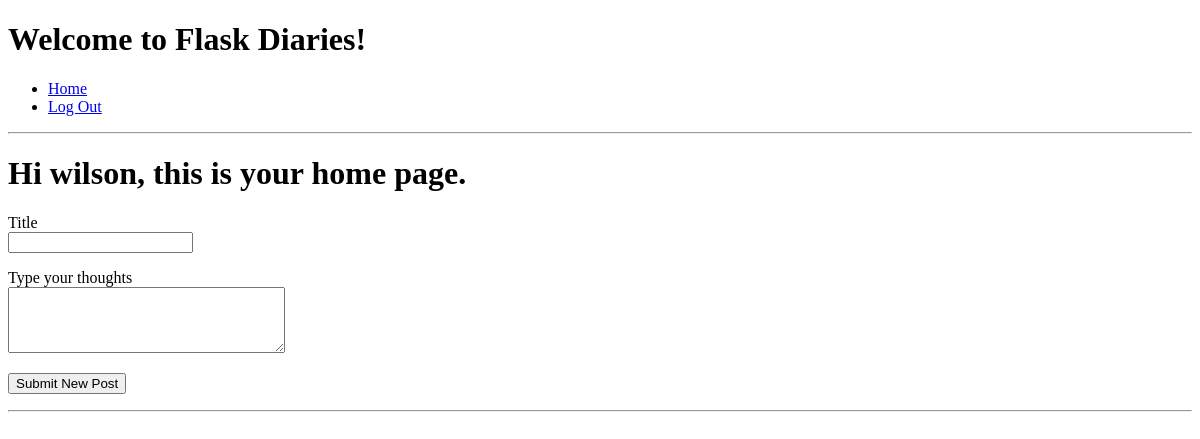
Before: /index (signed in) with the older database file.
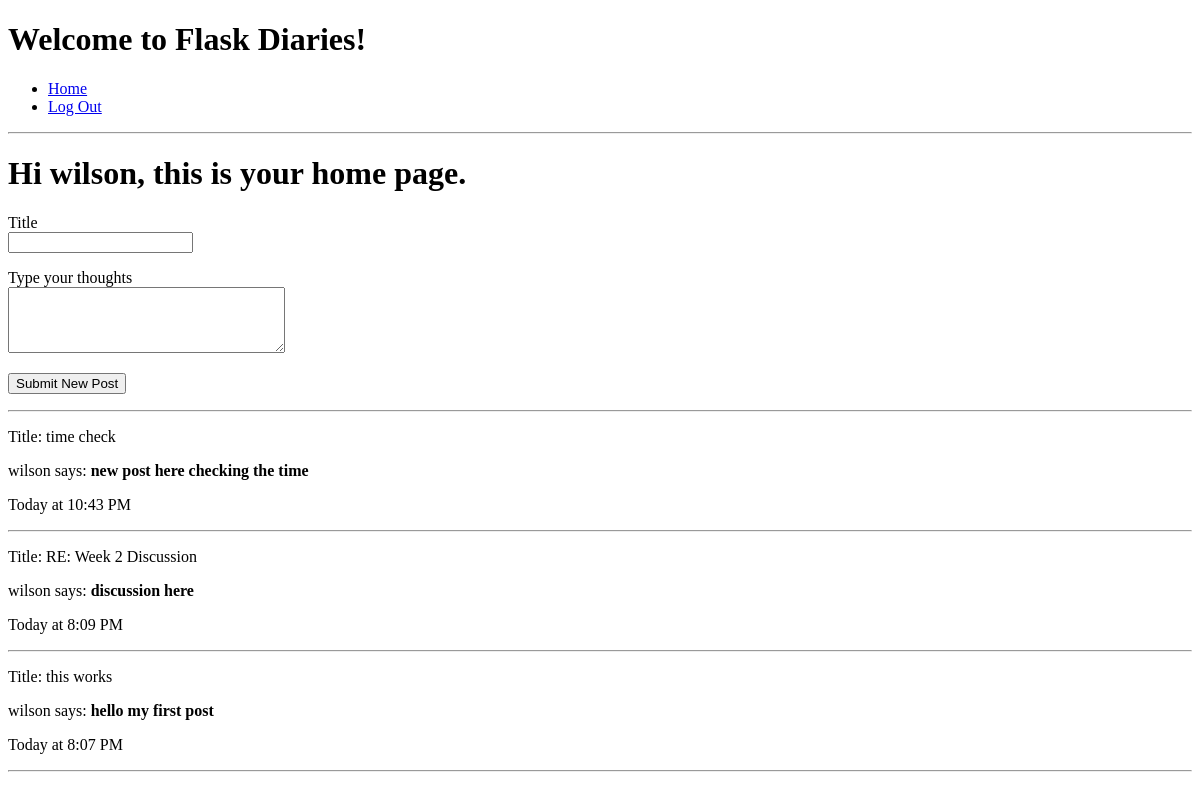
After: the same page with the newer database file.
### app/models.py (models this page shows, shortened)
class User(UserMixin, db.Model):
    id = db.Column(db.Integer, primary_key=True)
    username = db.Column(db.String(64), index=True, unique=True)
    password_hash = db.Column(db.String(128))
    posts = db.relationship('Post', backref='author', lazy='dynamic')

class Post(db.Model):
    id = db.Column(db.Integer, primary_key=True)
    title = db.Column(db.String(100))
    body = db.Column(db.String(500))
    timestamp = db.Column(db.DateTime, index=True, default=datetime.utcnow)
    user_id = db.Column(db.Integer, db.ForeignKey('user.id'))

### app/routes.py (the view)
@app.route('/', methods=['GET', 'POST'])
@app.route('/index', methods=['GET', 'POST'])
@login_required
def index():
    form = AddPostForm()
    if form.validate_on_submit():
        post = Post(title=form.title.data, body=form.post.data, author=current_user)
        db.session.add(post)
        db.session.commit()
        flash('Your post is now live!')
        return redirect(url_for('index'))
    posts = current_user.posts.order_by(Post.timestamp.desc())
    return render_template('index.html', title='Home', form=form, posts=posts)

### app/forms.py
class AddPostForm(FlaskForm):
    title = StringField('Title', validators=[DataRequired(), Length(min=1, max=100)])
    post = TextAreaField('Type your thoughts', validators=[DataRequired(), Length(min=1, max=500)])
    submit = SubmitField('Submit New Post')

### app/models.py (called while the page is built)
@login.user_loader
def load_user(id):
    return User.query.get(int(id))

### app/templates/index.html (shortened to what this page needs)
{% extends "base.html" %}
{% block content %}
    <h1>Hi {{current_user.username}}, this is your home page.</h1>
    <form action="" method="post">
        <p>
            {{ form.title.label }}<br>
            {{ form.title(cols=32, rows=4) }}<br>
        </p>
        <p>
            {{ form.post.label }}<br>
            {{ form.post(cols=32, rows=4) }}<br>
        </p>
        <p>{{ form.submit() }}</p>
    </form>
    <hr>
    {% for post in posts %}
    <p>Title: {{ post.title }}</p>
    <p>{{ post.author.username }} says: <b>{{ post.body }}</b></p>
    <p>{{ moment(post.timestamp).calendar() }}</p>
    <hr>
    {% endfor %}
{% endblock %}

### app/templates/base.html (shortened to what this page needs)
<!DOCTYPE html>
<html>
    <head>
        <link rel="stylesheet" href="">
    </head>
    <body>
        <h1>Welcome to Flask Diaries!</h1>
        <div>
            <ul>
                <li><a class="{% if request.endpoint == "index" %} active {% endif %}" href="{{ url_for("index") }}">Home</a></li>
                {% if current_user.is_anonymous %}
                <li><a class="{% if request.endpoint == "login" %} active {% endif %}" href="{{ url_for("login") }}">Log In</a></li>
                {% else %}
                <li><a class="{% if request.endpoint == "logout" %} active {% endif %}" href="{{ url_for("logout") }}">Log Out</a></li>
                {% endif %}
            </ul>
        </div>
        <hr>
        {% block content %}{% endblock %}
    </body>
</html>

Changed rows visible on the page:
added Post: title "time check", author.username "wilson", body "new post here checking the time", timestamp "Today at 10:43 PM"
added Post: title "RE: Week 2 Discussion", author.username "wilson", body "discussion here", timestamp "Today at 8:09 PM"
added Post: title "this works", author.username "wilson", body "hello my first post", timestamp "Today at 8:07 PM"
